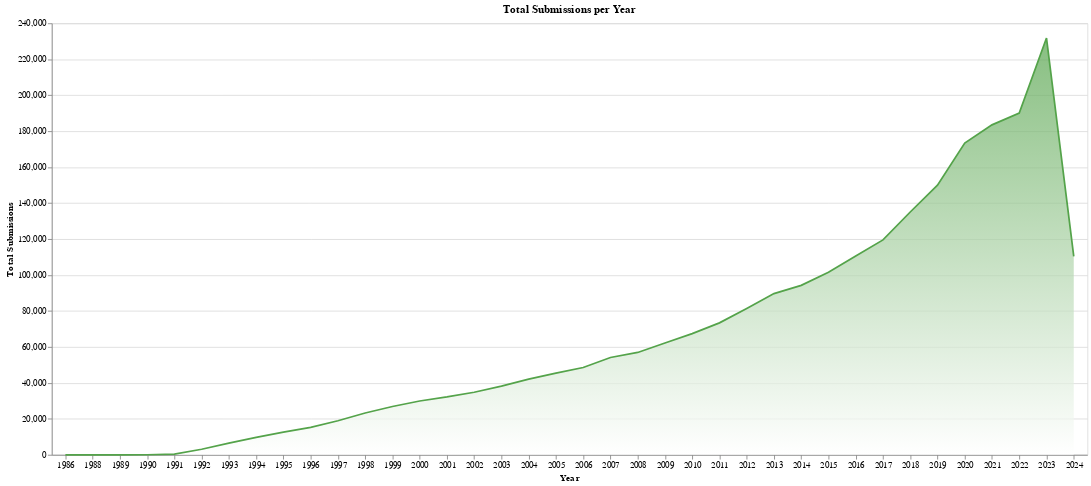

Here is the notebook cell this chart was saved with:
### Code cell
chart = alt.Chart(yearly_submissions).mark_area(
    line={'color': '#54a34a'},
    color=alt.Gradient(
        gradient='linear',
        stops=[
            alt.GradientStop(color='white', offset=0),
            alt.GradientStop(color='#54a34a', offset=1)
        ],
        x1=1, x2=1, y1=1, y2=0
    )
).encode(
    x=alt.X('year:O', title='Year', axis=alt.Axis(labelAngle=0)),
    y=alt.Y('total_submissions:Q', title='Total Submissions'),
    tooltip=['year:O', 'total_submissions:Q']
).properties(
    title='Total Submissions per Year',
    width=1200,
    height=500
)

chart

### Figure 1 — Vega-Lite specification as saved in the notebook (floating-point values rounded to 4 significant figures)
{"config": {"view": {"continuousWidth": 400, "continuousHeight": 300}}, "data": {"name": "data-48d78be6ab8daba747a5451ae7a7e1cc"}, "mark": {"type": "area", "color": {"gradient": "linear", "stops": [{"color": "white", "offset": 0}, {"color": "#54a34a", "offset": 1}], "x1": 1, "x2": 1, "y1": 1, "y2": 0}, "line": {"color": "#54a34a"}}, "encoding": {"tooltip": [{"field": "year", "type": "ordinal"}, {"field": "total_submissions", "type": "quantitative"}], "x": {"axis": {"labelAngle": 0}, "field": "year", "title": "Year", "type": "ordinal"}, "y": {"field": "total_submissions", "title": "Total Submissions", "type": "quantitative"}}, "height": 500, "title": "Total Submissions per Year", "width": 1200, "$schema": "https://vega.github.io/schema/vega-lite/v4.17.0.json", "datasets": {"data-48d78be6ab8daba747a5451ae7a7e1cc": [{"year": 1986, "total_submissions": 1}, {"year": 1988, "total_submissions": 1}, {"year": 1989, "total_submissions": 5}, {"year": 1990, "total_submissions": 24}, {"year": 1991, "total_submissions": 339}, {"year": 1992, "total_submissions": 3092}, {"year": 1993, "total_submissions": 6506}, {"year": 1994, "total_submissions": 9733}, {"year": 1995, "total_submissions": 12565}, {"year": 1996, "total_submissions": 15278}, {"year": 1997, "total_submissions": 18954}, {"year": 1998, "total_submissions": 23263}, {"year": 1999, "total_submissions": 26863}, {"year": 2000, "total_submissions": 29933}, {"year": 2001, "total_submissions": 32175}, {"year": 2002, "total_submissions": 34794}, {"year": 2003, "total_submissions": 38224}, {"year": 2004, "total_submissions": 42088}, {"year": 2005, "total_submissions": 45379}, {"year": 2006, "total_submissions": 48537}, {"year": 2007, "total_submissions": 54118}, {"year": 2008, "total_submissions": 56931}, {"year": 2009, "total_submissions": 62200}, {"year": 2010, "total_submissions": 67429}, {"year": 2011, "total_submissions": 73379}, {"year": 2012, "total_submissions": 81375}, {"year": 2013, "total_submissions": 89652}, {"year": 2014, "total_submissions": 94266}, {"year": 2015, "total_submissions": 101540}, {"year": 2016, "total_submissions": 110593}, {"year": 2017, "total_submissions": 119523}, {"year": 2018, "total_submissions": 135056}, {"year": 2019, "total_submissions": 149948}, {"year": 2020, "total_submissions": 173347}, {"year": 2021, "total_submissions": 183527}, {"year": 2022, "total_submissions": 190055}, {"year": 2023, "total_submissions": 231797}, {"year": 2024, "total_submissions": 110382}]}}
